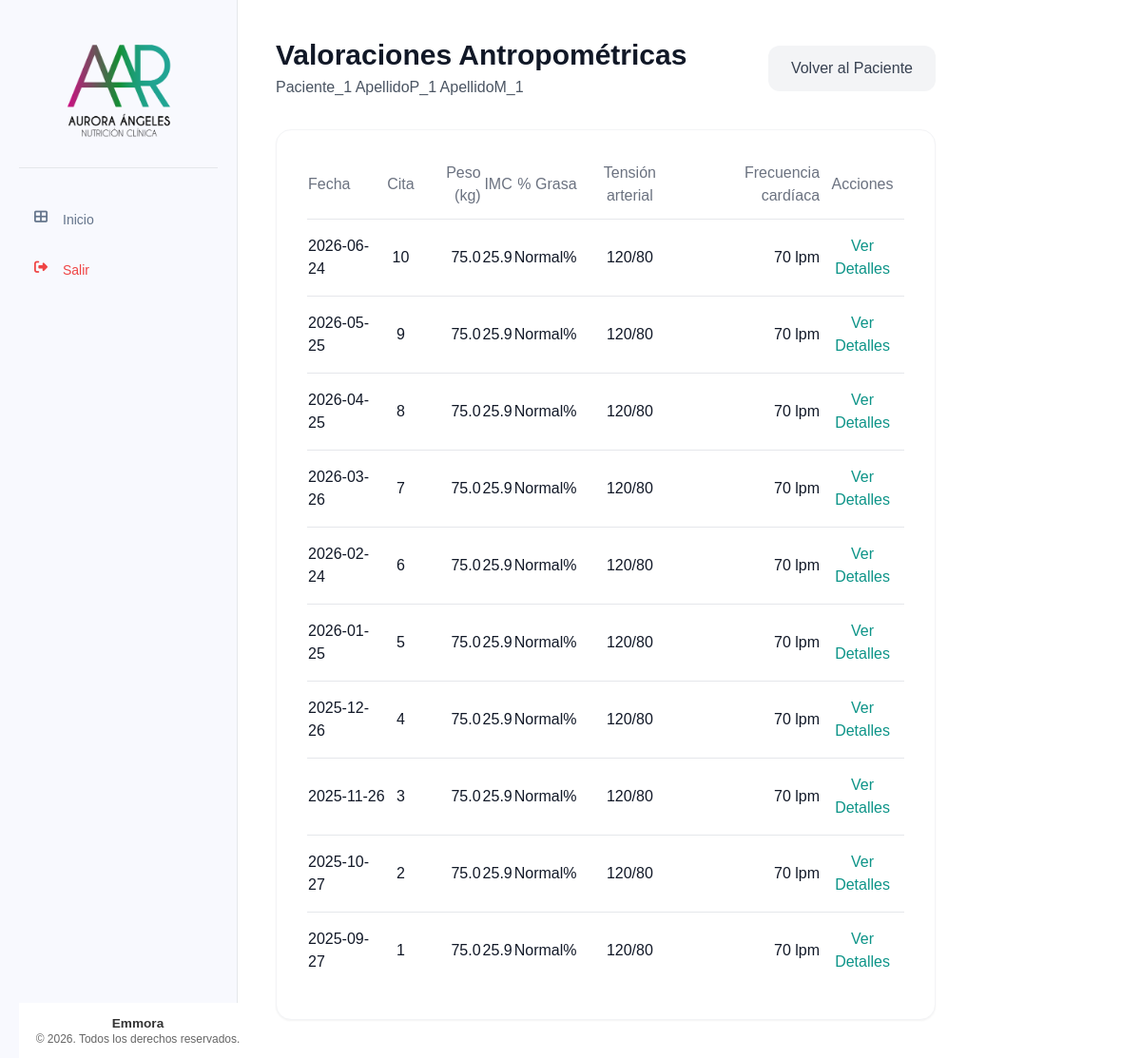
The page /valoraciones/paciente/1/lista on the database as committed earlier.
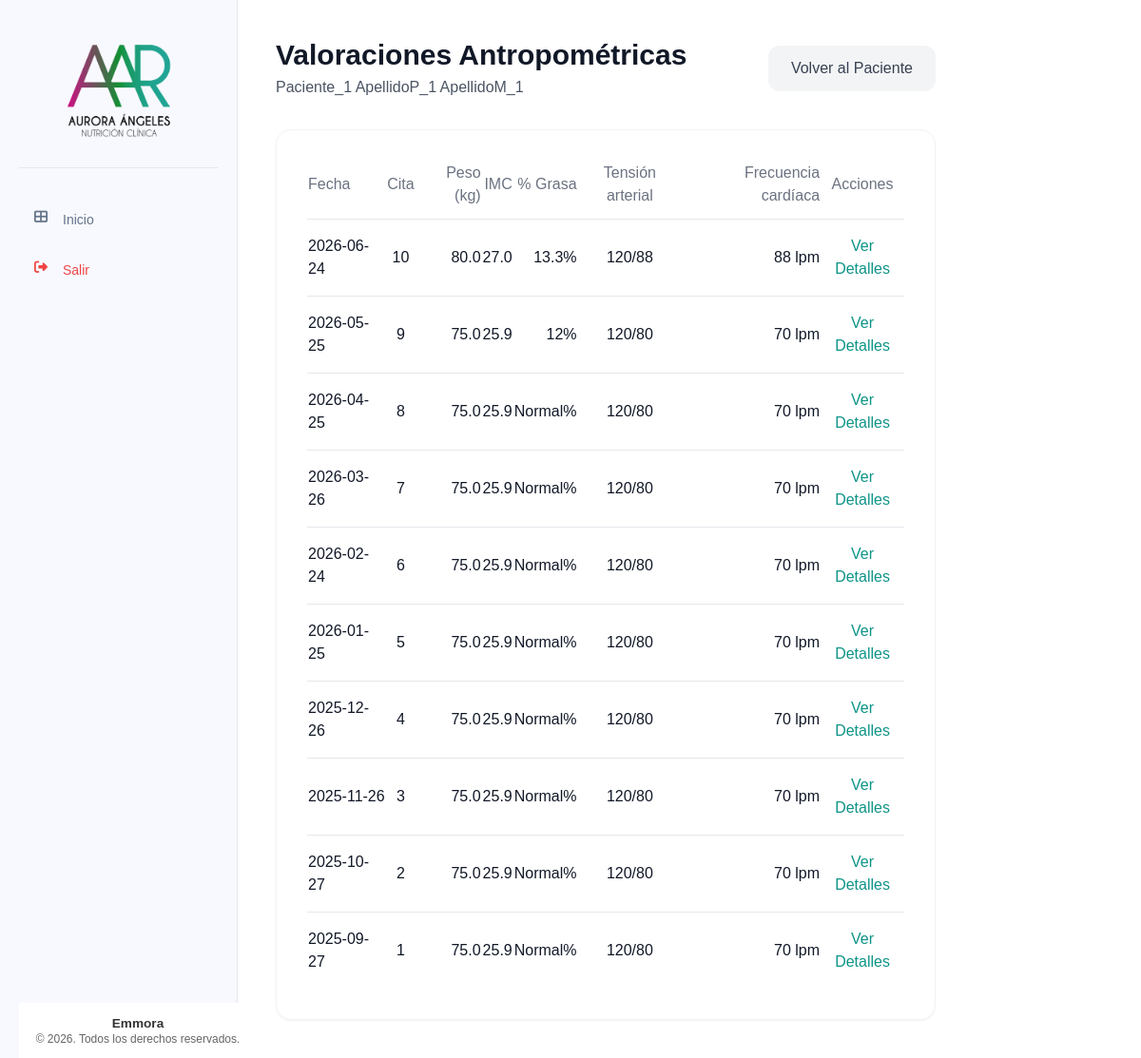
The same page on the database as committed later.
### tables this page shows
CREATE TABLE pacientes (
    id INTEGER PRIMARY KEY AUTOINCREMENT,
    nombre TEXT NOT NULL,
    apellido_paterno TEXT NOT NULL,
    apellido_materno TEXT NOT NULL,
    genero TEXT NOT NULL CHECK (genero IN ('hombre', 'mujer')),
    fecha_nacimiento DATE NOT NULL,
    telefono TEXT NOT NULL,
    correo TEXT UNIQUE NOT NULL,
    ciudad TEXT NOT NULL,
    fecha_registro TIMESTAMP DEFAULT CURRENT_TIMESTAMP,
    status TEXT NOT NULL DEFAULT 'activo' CHECK (status IN ('activo', 'inactivo'))
);

CREATE TABLE valoracion_antropometrica (
    id INTEGER PRIMARY KEY AUTOINCREMENT,
    paciente_id INTEGER NOT NULL,
    numero_cita INTEGER NOT NULL,
    fecha DATE NOT NULL,
    estatura FLOAT NOT NULL,
    peso FLOAT NOT NULL,
    imc FLOAT NOT NULL,
    grasa FLOAT NOT NULL,
    cintura FLOAT NOT NULL,
    torax FLOAT NOT NULL,
    brazo FLOAT NOT NULL,
    cadera FLOAT NOT NULL,
    pierna FLOAT NOT NULL,
    pantorrilla FLOAT NOT NULL,
    tension_arterial TEXT NOT NULL,
    frecuencia_cardiaca INTEGER NOT NULL,
    bicep FLOAT NOT NULL,
    tricep FLOAT NOT NULL,
    suprailiaco FLOAT NOT NULL,
    subescapular FLOAT NOT NULL,
    femoral FLOAT,
    porcentaje_grasa TEXT NOT NULL,
    --porcentaje_grasa_fem FLOAT NOT NULL,
    ultima_dieta TEXT,
    FOREIGN KEY (paciente_id) REFERENCES pacientes (id)
);

### app/controllers/valoracion_antropometrica.py (the view)
@valoracion.route('/paciente/<int:paciente_id>/lista')
def lista_valoraciones(paciente_id):
    if paciente_id == 0:
        return redirect(url_for('valoracion.todas_valoraciones'))
    paciente = Paciente.obtener_por_id(paciente_id)
    if not paciente:
        flash('Paciente no encontrado', 'error')
        return redirect(url_for('pacientes.lista_pacientes'))
    valoraciones = ValoracionAntropometrica.obtener_por_paciente(paciente_id)
    return render_template('valoraciones/lista_valoraciones.html', paciente=paciente, valoraciones=valoraciones)

### app/db.py (called while the page is built)
def get_db():
    if 'db' not in g:
        try:
            db_path = os.environ.get('DATABASE_URL', 'pacientes.db')
            g.db = sqlite3.connect(
                db_path,
                detect_types=sqlite3.PARSE_DECLTYPES
            )
            g.db.row_factory = sqlite3.Row
        except sqlite3.Error as e:
            logger.error(f"Error crítico al conectar con la base de datos SQLite: {e}")
            raise e
    return g.db

def query_db(query, args=(), one=False):
    try:
        cur = get_db().execute(query, args)
        rv = cur.fetchall()
        cur.close()
        return (rv[0] if rv else None) if one else rv
    except sqlite3.Error as e:
        logger.error(f"Error al ejecutar query: {query}. Args: {args}. Detalle: {e}")
        raise e

### app/models/paciente.py (called while the page is built)
    @staticmethod
    def obtener_por_id(id):
        return query_db('SELECT * FROM pacientes WHERE id = ?', [id], one=True)

### app/models/valoracion_antropometrica.py (called while the page is built)
    @staticmethod
    def obtener_por_paciente(paciente_id):
        return query_db('''
            SELECT * FROM valoracion_antropometrica
            WHERE paciente_id = ?
            ORDER BY fecha DESC
        ''', [paciente_id])

### app/templates/valoraciones/lista_valoraciones.html (shortened to what this page needs)
{% extends "base/base.html" %}
{% block content %}
<div class="max-w-6xl mx-auto">
    <div class="mb-8 flex items-center justify-between">
        <div>
            <h1 class="text-3xl font-bold text-gray-900">Valoraciones Antropométricas</h1>
            <p class="text-gray-600 mt-1">{{ paciente['nombre'] }} {{ paciente['apellido_paterno'] }} {{ paciente['apellido_materno'] }}</p>
        </div>
        <a href="{{ url_for('pacientes.detalle_paciente', id=paciente['id']) }}" class="px-6 py-3 bg-gray-100 hover:bg-gray-200 text-gray-700 font-medium rounded-xl transition">Volver al Paciente</a>
    </div>
    <div class="bg-white p-8 rounded-2xl shadow-sm border border-gray-100">
        <div class="overflow-x-auto">
            <table class="w-full text-left">
                <thead>
                    <tr class="text-gray-500 border-b">
                        <th class="pb-3 font-medium">Fecha</th>
                        <th class="pb-3 font-medium text-center">Cita</th>
                        <th class="pb-3 font-medium text-right">Peso (kg)</th>
                        <th class="pb-3 font-medium text-right">IMC</th>
                        <th class="pb-3 font-medium text-right">% Grasa</th>
                        <th class="pb-3 font-medium text-center">Tensión arterial</th>
                        <th class="pb-3 font-medium text-right">Frecuencia cardíaca</th>
                        <th class="pb-3 font-medium text-center">Acciones</th>
                    </tr>
                </thead>
                <tbody class="divide-y">
                    {% for valoracion in valoraciones %}
                    <tr class="hover:bg-gray-50 transition">
                        <td class="py-4 text-gray-900">{{ valoracion['fecha'] }}</td>
                        <td class="py-4 text-gray-900 text-center">{{ valoracion['numero_cita'] }}</td>
                        <td class="py-4 text-gray-900 text-right">{{ valoracion['peso'] }}</td>
                        <td class="py-4 text-gray-900 text-right">{{ valoracion['imc'] }}</td>
                        <td class="py-4 text-gray-900 text-right">{{ valoracion['porcentaje_grasa'] }}%</td>
                        <td class="py-4 text-gray-900 text-center">{{ valoracion['tension_arterial'] }}</td>
                        <td class="py-4 text-gray-900 text-right">{{ valoracion['frecuencia_cardiaca'] }} lpm</td>
                        <td class="py-4 text-center">
                            <a href="{{ url_for('valoracion.detalle_valoracion', valoracion_id=valoracion['id']) }}"
                                class="text-teal-600 hover:text-teal-800 font-medium">Ver Detalles</a>
                        </td>
                    </tr>
                    {% else %}
                    <tr>
                        <td colspan="8" class="py-8 text-center text-gray-500">No hay valoraciones registradas para este paciente.</td>
                    </tr>
                    {% endfor %}
                </tbody>
            </table>
        </div>
    </div>
</div>
{% endblock %}

### app/templates/base/base.html (shortened to what this page needs)
<!DOCTYPE html>
<html lang="es">
<head>
    <link rel="stylesheet" href="{{ url_for('static', filename='css/components/base.css') }}">
    <link rel="stylesheet" href="{{ url_for('static', filename='css/components/_forms.css') }}">
    <link rel="stylesheet" href="{{ url_for('static', filename='css/components/_tables.css') }}">
    <link rel="stylesheet" href="{{ url_for('static', filename='css/components/_buttons.css') }}">
    <link rel="stylesheet" href="{{ url_for('static', filename='css/components/_cards.css') }}">
    <link rel="stylesheet" href="{{ url_for('static', filename='css/components/_tabs.css') }}">
    <link rel="stylesheet" href="{{ url_for('static', filename='css/components/_modal.css') }}">
    <link rel="stylesheet" href="{{ url_for('static', filename='css/components/_sidebar.css') }}">
    <script src="https://cdn.tailwindcss.com"></script>
    <link rel="stylesheet" href="{{ url_for('static', filename='css/style.css') }}">
    <link href="https://cdnjs.cloudflare.com/ajax/libs/font-awesome/6.4.0/css/all.min.css" rel="stylesheet">
</head>
<body>
    <div class="container" x-data="{ menuOpen: false }">
        <nav class="sidebar">
            <div class="sidebar__header">
                <img src="{{ url_for('static', filename='img/logos/logo.png') }}"
                        alt="Sistema de Pacientes"
                        class="sidebar__logo"
                        onerror="this.onerror=null; this.src='{{ url_for('static', filename='img/logos/default-logo.png') }}'">
            </div>
            <ul class="sidebar__list">
                <li class="sidebar__item">
                    <a href="{{ url_for('main.index') }}" class="sidebar__link">
                        <i class="fas fa-th-large sidebar__icon"></i> Inicio
                    </a>
                </li>
                <li class="sidebar__item">
                    <a href="{{ url_for('auth.logout') }}" class="sidebar__link text-red-500">
                        <i class="fas fa-sign-out-alt sidebar__icon"></i> Salir
                    </a>
                </li>
            </ul>
            <div class="sidebar-footer">
                <div class="footer-content">
                    <p>Emmora</p>
                    <p>&copy; 2026. Todos los derechos reservados.</p>
                </div>
            </div>
        </nav>
        <main class="p-6 md:p-10 space-y-10">
            {% block content %}{% endblock %}
        </main>
    </div>
</body>
</html>

### app/static/css/components/base.css (style rules this page uses)
.sidebar__header { padding: 1rem; text-align: center; border-bottom: 1px solid rgba(255, 255, 255, 0.1); min-height: 80px; display: flex; align-items: center; justify-content: center; }
.sidebar__logo { max-width: 150px; height: auto; display: block; margin: 0 auto; }

### app/static/css/components/_tables.css (style rules this page uses)
.text-right { text-align: right; }
.text-center { text-align: center; }

### app/static/css/components/_sidebar.css (style rules this page uses)
.sidebar-footer { position: fixed; bottom: 0; width: 250px; padding: 0.5rem; border-top: 1px solid rgba(255, 255, 255, 0.1); background-color: #fff; z-index: 100; }
.footer-content { text-align: center; color: #666; font-size: 0.75rem; padding: 5px 0; }
.footer-content p { margin: 0; line-height: 1.2; }
.footer-content p:first-child { font-weight: 600; font-size: 0.85rem; color: #333; }
.sidebar__list { margin-bottom: 60px; }

### app/static/css/style.css (style rules this page uses)
body { font-family: Arial, sans-serif; margin: 0; padding: 0; color: #2c3e50; }
.container { display: grid; grid-template-columns: 250px 1fr; min-height: 100vh; }
.sidebar { width: 250px; background-color: #f8f9fe; padding: 20px; transition: all 0.3s ease; border-right: 1px solid #e5e7eb; }
.sidebar__list { list-style-type: none; padding: 0; margin-top: 2rem; }
.sidebar__item { margin-bottom: 0.5rem; }
.sidebar__link { text-decoration: none; color: #64748b; display: flex; align-items: center; padding: 0.75rem 1rem; border-radius: 0.5rem; transition: all 0.3s ease; font-size: 0.875rem; }
.sidebar__icon { margin-right: 10px; width: 20px; height: 20px; display: flex; align-items: center; justify-content: center; }
.sidebar__header { padding: 1rem; text-align: center; border-bottom: 1px solid #e5e7eb; margin-bottom: 1.5rem; }
.sidebar__logo { max-width: 150px; height: auto; display: block; margin: 0 auto; }
.text-center { text-align: center; }
.text-right { text-align: right; }

Rows that differ between the two databases and show on the page:
changed valoracion_antropometrica (number 1 of 10 on the later page): peso "75.0" → "80.0"; imc "25.9" → "27.0"; porcentaje_grasa "Normal" → "13.3"; tension_arterial "120/80" → "120/88"; frecuencia_cardiaca "70" → "88"
changed valoracion_antropometrica (number 2 of 10 on the later page): porcentaje_grasa "Normal" → "12"
